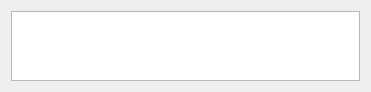
<?xml version="1.0" encoding="UTF-8"?>
<!--
 Addle source code
 Copyright 2019 Eleanor Hawk
 Modification and distribution permitted under the terms of the MIT License.
 See "LICENSE" for full details.
-->
<ui version="4.0">
 <class>Form</class>
 <widget class="QWidget" name="Form">
  <property name="geometry">
   <rect>
    <x>0</x>
    <y>0</y>
    <width>371</width>
    <height>43</height>
   </rect>
  </property>
  <property name="windowTitle">
   <string>Form</string>
  </property>
  <layout class="QHBoxLayout" name="horizontalLayout">
   <item>
    <widget class="QListView" name="listView"/>
   </item>
  </layout>
 </widget>
 <resources/>
 <connections/>
</ui>
